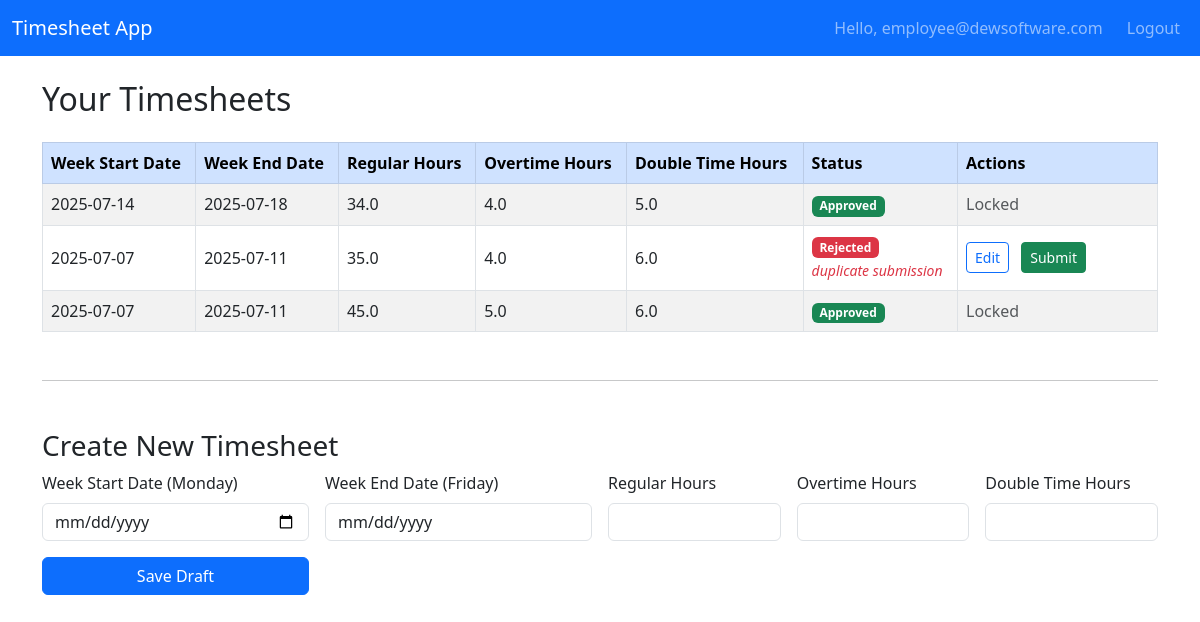
Screenshot of / (signed in) with the database file from the repository.
### app.py (models this page shows)
class Timesheet(db.Model):
    id = db.Column(db.Integer, primary_key=True)
    week_start = db.Column(db.String(10), nullable=False)
    week_end = db.Column(db.String(10), nullable=False)
    regular_hours = db.Column(db.Float, nullable=False)
    overtime_hours = db.Column(db.Float, nullable=False)
    doubletime_hours = db.Column(db.Float, nullable=False)
    status = db.Column(db.String(20), default='draft')
    submitted_by = db.Column(db.String(120), nullable=False)
    rejection_comments = db.Column(db.Text, nullable=True)  # NEW FIELD

### app.py (the view)
@app.route('/', methods=['GET'])
@login_required
def index():
    user = User.query.get(session['user_id'])
    if user.role == 'manager':
        return redirect(url_for('manager_dashboard'))
    timesheets = Timesheet.query.filter_by(submitted_by=user.username).order_by(Timesheet.id.desc()).all()
    return render_template('index.html', timesheets=timesheets)

### app.py (called while the page is built)
def login_required(f):
    @wraps(f)
    def wrapped(*args, **kwargs):
        if 'user_id' not in session:
            flash('Please login first', 'danger')
            return redirect(url_for('login'))
        return f(*args, **kwargs)
    return wrapped

### templates/index.html (shortened to what this page needs)
<!DOCTYPE html>
<html lang="en">
<head>
  <link href="https://cdn.jsdelivr.net/npm/bootstrap@5.3.0/dist/css/bootstrap.min.css" rel="stylesheet" />
</head>
<body>
  <nav class="navbar navbar-expand-lg navbar-dark bg-primary">
    <div class="container-fluid">
      <a class="navbar-brand" href="#">Timesheet App</a>
      <div class="collapse navbar-collapse justify-content-end">
        <ul class="navbar-nav">
          <li class="nav-item">
            <span class="nav-link">Hello, {{ session.username }}</span>
          </li>
          <li class="nav-item">
            <a class="nav-link btn btn-outline-light btn-sm ms-2" href="{{ url_for('logout') }}">Logout</a>
          </li>
        </ul>
      </div>
    </div>
  </nav>
  <div class="container my-4">
    <h2 class="mb-4">Your Timesheets</h2>
    <table class="table table-striped table-bordered align-middle">
      <thead class="table-primary">
        <tr>
          <th>Week Start Date</th>
          <th>Week End Date</th>
          <th>Regular Hours</th>
          <th>Overtime Hours</th>
          <th>Double Time Hours</th>
          <th>Status</th>
          <th style="width: 200px;">Actions</th>
        </tr>
      </thead>
      <tbody>
        {% for ts in timesheets %}
          <tr>
            <td>{{ ts.week_start }}</td>
            <td>{{ ts.week_end }}</td>
            <td>{{ ts.regular_hours }}</td>
            <td>{{ ts.overtime_hours }}</td>
            <td>{{ ts.doubletime_hours }}</td>
            <td>
              {% if ts.status == 'draft' %}
                <span class="badge bg-secondary">Draft</span>
              {% elif ts.status == 'submitted' %}
                <span class="badge bg-warning text-dark">Submitted</span>
              {% elif ts.status == 'approved' %}
                <span class="badge bg-success">Approved</span>
              {% elif ts.status == 'rejected' %}
                <span class="badge bg-danger" title="{{ ts.rejection_comments }}">{{ ts.status.capitalize() }}</span>
                <br />
                <small class="text-danger fst-italic">{{ ts.rejection_comments }}</small>
              {% endif %}
            </td>
            <td>
              {% if ts.status != 'approved' %}
                <a href="{{ url_for('edit_timesheet', ts_id=ts.id) }}" class="btn btn-sm btn-outline-primary me-2">Edit</a>
                <form action="{{ url_for('submit_timesheet', ts_id=ts.id) }}" method="post" class="d-inline">
                  <button type="submit" class="btn btn-sm btn-success">Submit</button>
                </form>
              {% else %}
                <span class="text-muted">Locked</span>
              {% endif %}
            </td>
          </tr>
        {% else %}
          <tr><td colspan="7" class="text-center">No timesheets found.</td></tr>
        {% endfor %}
      </tbody>
    </table>
    <hr class="my-5" />
    <h3>Create New Timesheet</h3>
    <form action="{{ url_for('new_timesheet') }}" method="post" class="row g-3 needs-validation" novalidate>
      <div class="col-md-3">
        <label for="week_start" class="form-label">Week Start Date (Monday)</label>
        <input type="date" class="form-control" id="week_start" name="week_start" required />
      </div>
      <div class="col-md-3">
        <label for="week_end" class="form-label">Week End Date (Friday)</label>
        <input type="date" class="form-control" id="week_end" name="week_end" readonly />
      </div>
      <div class="col-md-2">
        <label for="regular_hours" class="form-label">Regular Hours</label>
        <input type="number" step="0.1" min="0" class="form-control" id="regular_hours" name="regular_hours" required />
      </div>
      <div class="col-md-2">
        <label for="overtime_hours" class="form-label">Overtime Hours</label>
        <input type="number" step="0.1" min="0" class="form-control" id="overtime_hours" name="overtime_hours" required />
      </div>
      <div class="col-md-2">
        <label for="doubletime_hours" class="form-label">Double Time Hours</label>
        <input type="number" step="0.1" min="0" class="form-control" id="doubletime_hours" name="doubletime_hours" required />
      </div>
      <div class="col-md-3 d-flex align-items-end">
        <button type="submit" class="btn btn-primary w-100">Save Draft</button>
      </div>
    </form>
  </div>
</body>
</html>

### rows the page displays
Timesheet: week_start "2025-07-14", week_end "2025-07-18", regular_hours "34.0", overtime_hours "4.0", doubletime_hours "5.0", status "Approved"
Timesheet: week_start "2025-07-07", week_end "2025-07-11", regular_hours "35.0", overtime_hours "4.0", doubletime_hours "6.0", status "Rejected", rejection_comments "duplicate submission"
Timesheet: week_start "2025-07-07", week_end "2025-07-11", regular_hours "45.0", overtime_hours "5.0", doubletime_hours "6.0", status "Approved"

### other values shown
{{ session.username }} "employee@dewsoftware.com"
